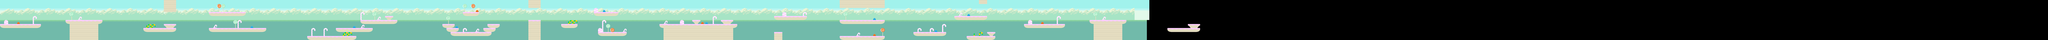

Below is a game level as drawn by its tile map, then a one-line description and the .tmx that defines it (tile-layer data replaced by summaries):
An orthogonal 500x10 tile map with 70x70 px tiles, 4 tile layers (Back, Couds1, Clouds2, Platforms), 3 tilesets and 70 objects.

<map version="1.0" tiledversion="1.0.2" orientation="orthogonal" renderorder="right-down" width="500" height="10" tilewidth="70" tileheight="70" nextobjectid="73">
 <tileset firstgid="1" source="background.tsx" />
 <tileset firstgid="7" source="clouds.tsx" />
 <tileset firstgid="28" source="candy.tsx" />
 <layer name="Back" width="500" height="10">
  <data>[5000 cells, 2800 non-empty, 3 distinct tile ids]</data>
 </layer>
 <layer name="Couds1" width="500" height="10">
  <data>[5000 cells, 588 non-empty, 21 distinct tile ids]</data>
 </layer>
 <layer name="Clouds2" width="500" height="10">
  <data>[5000 cells, 573 non-empty, 24 distinct tile ids]</data>
 </layer>
 <layer name="Platforms" width="500" height="10">
  <data>[5000 cells, 481 non-empty, 21 distinct tile ids]</data>
 </layer>
 <objectgroup name="Objects_Platforms">
  <object id="1" x="-3.33333" y="421.333" width="702.667" height="66.6667" />
  <object id="2" x="1122" y="350.667" width="626.667" height="67.3333" />
  <object id="4" x="1190" y="420" width="490" height="283.333" />
  <object id="5" x="2455" y="492" width="555" height="67" />
  <object id="6" x="2803" y="420" width="206" height="71" />
  <object id="7" x="2806" y="5" width="204" height="204" />
  <object id="8" x="3574" y="207" width="627" height="75" />
  <object id="9" x="3571" y="494" width="978" height="67" />
  <object id="10" x="5252" y="632" width="838" height="67" />
  <object id="11" x="5744" y="493" width="623" height="72" />
  <object id="12" x="6166" y="351" width="623" height="71" />
  <object id="13" x="6577" y="279" width="143" height="71" />
  <object id="14" x="7562" y="421" width="204" height="69" />
  <object id="15" x="7634" y="491" width="201" height="66" />
  <object id="16" x="7702" y="556" width="705" height="74" />
  <object id="17" x="8261" y="492" width="209" height="65" />
  <object id="18" x="8333" y="423" width="208" height="67" />
  <object id="19" x="7910" y="215" width="284" height="66" />
  <object id="20" x="9032" y="350" width="205" height="351" />
  <object id="21" x="9027" y="-1" width="215" height="140" />
  <object id="22" x="9593" y="419" width="275" height="66" />
  <object id="23" x="10150" y="213" width="418" height="68" />
  <object id="24" x="10222" y="560" width="485" height="70" />
  <object id="25" x="11270.7" y="422.667" width="1325.33" height="64" />
  <object id="26" x="11337.3" y="490.667" width="1189.33" height="209.333" />
  <object id="27" x="11824" y="348" width="145.333" height="70.6667" />
  <object id="28" x="12320" y="346.667" width="210.667" height="74.6667" />
  <object id="30" x="13232" y="558.667" width="140" height="140" />
  <object id="31" x="13233.3" y="276" width="553.333" height="76" />
  <object id="32" x="14350.7" y="-16" width="770.667" height="154.667" />
  <object id="33" x="14348" y="350.667" width="770.667" height="70.6667" />
  <object id="34" x="14353.3" y="633.333" width="762.667" height="68" />
  <object id="35" x="15610.7" y="560" width="564" height="70.6667" />
  <object id="36" x="16313.3" y="280" width="558.667" height="69.3333" />
  <object id="37" x="16733.3" y="-9.33333" width="137.333" height="73.3333" />
  <object id="38" x="16874.7" y="558.667" width="132" height="69.3333" />
  <object id="39" x="16517.3" y="629.333" width="488" height="74.6667" />
  <object id="40" x="17105.3" y="1018.67" height="4" />
  <object id="41" x="17496" y="420" width="706.667" height="68" />
  <object id="42" x="18625.3" y="352" width="622.667" height="69.3333" />
  <object id="43" x="18689.3" y="428" width="490.667" height="269.333" />
  <object id="44" x="19077.3" y="1020" width="4" height="9.33333" />
 </objectgroup>
 <objectgroup name="Enemies">
  <object id="45" x="1545.33" y="149.333" width="202.667" height="198.667" />
  <object id="46" x="2804" y="236" width="210.667" height="184" />
  <object id="47" x="4065.33" y="65.3333" width="134.667" height="138.667" />
  <object id="48" x="4342.67" y="352" width="212" height="137.333" />
  <object id="49" x="5809.33" y="350.667" width="138.667" height="138.667" />
  <object id="50" x="6581.33" y="142.667" width="134.667" height="136" />
  <object id="51" x="8333.33" y="282.667" width="204" height="138.667" />
  <object id="52" x="9070.67" y="201.333" width="148" height="146.667" />
  <object id="53" x="10350.7" y="41.3333" width="220" height="172" />
  <object id="54" x="11830.7" y="228" width="134.667" height="121.333" />
  <object id="55" x="11477.3" y="349.333" width="74.6667" height="76" />
  <object id="56" x="12318.7" y="161.333" width="208" height="180" />
  <object id="57" x="13228" y="418.667" width="140" height="141.333" />
  <object id="58" x="14980" y="209.333" width="138.667" height="140" />
  <object id="59" x="14350.7" y="493.333" width="136" height="138.667" />
  <object id="60" x="14598.7" y="193.333" width="172" height="154.667" />
  <object id="61" x="16860" y="418.667" width="144" height="140" />
  <object id="62" x="16648" y="104" width="220" height="173.333" />
  <object id="63" x="19044" y="150" width="202.667" height="198.667" />
 </objectgroup>
 <objectgroup name="Bonuses">
  <object id="64" x="2026.67" y="493.333" width="73.3333" height="64" />
  <object id="65" x="4413.33" y="73.3333" width="57.3333" height="65.3333" />
  <object id="66" x="6020" y="354.667" width="66.6667" height="57.3333" />
  <object id="67" x="8021.33" y="409.333" width="68" height="72" />
  <object id="68" x="10784" y="60" width="60" height="77.3333" />
  <object id="69" x="12112" y="282.667" width="70.6667" height="65.3333" />
  <object id="70" x="13860" y="481.333" width="62.6667" height="76" />
  <object id="71" x="14845.3" y="494.667" width="70.6667" height="68" />
  <object id="72" x="17085.3" y="129.333" width="52" height="69.3333" />
 </objectgroup>
</map>
